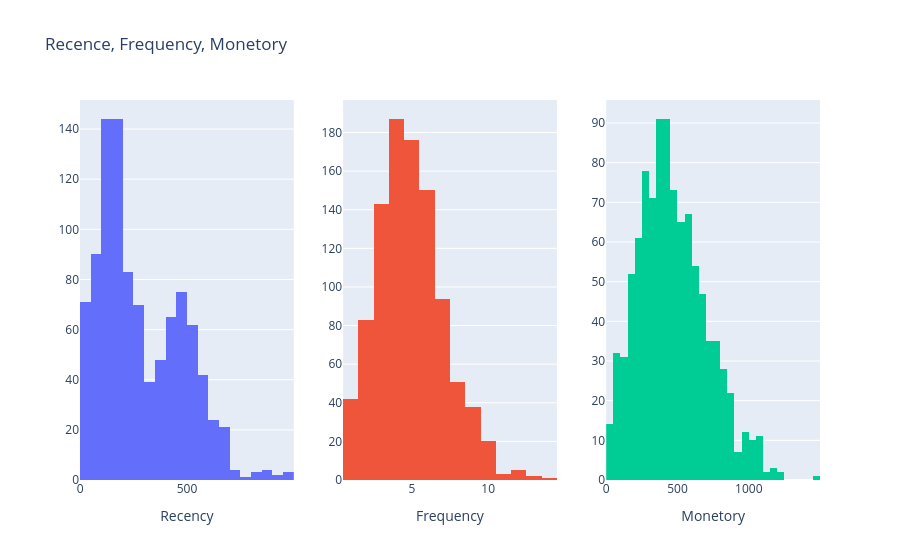

The notebook cell this image was saved under:
### Code cell
fig = make_subplots(
    rows = 1,
    cols = 3,
    # subplot_titles =  ( 'Recencey', 'Frequency', 'Monetory' )
)

fig.add_trace(
    go.Histogram( x  = rfm['Recency']),
    row = 1,
    col = 1
)

fig.add_trace(
    go.Histogram(x=rfm['Frequency']),
    row = 1,
    col = 2
)

fig.add_trace(
    go.Histogram(x=rfm['Monetary']),
    row = 1,
    col = 3
)

fig.update_layout(title = "Recence, Frequency, Monetory",
                  showlegend = False)

fig.update_xaxes(title_text = 'Recency', row = 1, col =1)
fig.update_xaxes(title_text = 'Frequency', row = 1, col =2)
fig.update_xaxes(title_text = 'Monetory', row = 1, col =3)
fig.show()

### Figure 1 — Plotly figure (JSON) as saved in the notebook; plotly's stock layout.template omitted (floating-point values rounded to 4 significant figures; data arrays with more than 128 entries replaced by an {"elided": "..."} marker saying what was removed)
{"data": [{"type": "histogram", "x": {"elided": "995 int values"}, "xaxis": "x", "yaxis": "y"}, {"type": "histogram", "x": {"elided": "995 int values"}, "xaxis": "x2", "yaxis": "y2"}, {"type": "histogram", "x": {"elided": "995 int values"}, "xaxis": "x3", "yaxis": "y3"}], "layout": {"showlegend": false, "title": {"text": "Recence, Frequency, Monetory"}, "xaxis": {"anchor": "y", "domain": [0, 0.2889], "title": {"text": "Recency"}}, "xaxis2": {"anchor": "y2", "domain": [0.3556, 0.6444], "title": {"text": "Frequency"}}, "xaxis3": {"anchor": "y3", "domain": [0.7111, 1], "title": {"text": "Monetory"}}, "yaxis": {"anchor": "x", "domain": [0, 1]}, "yaxis2": {"anchor": "x2", "domain": [0, 1]}, "yaxis3": {"anchor": "x3", "domain": [0, 1]}}}
